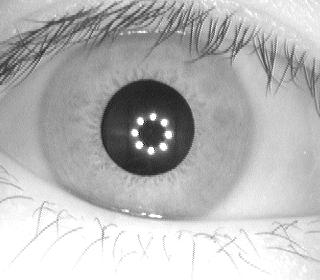
#> input picture images/eyes/S1001R02.jpg, 320 x 280 px, found by its file name
$ python help.py
#> lines starting #> are read from the running program, lines starting #| are printed output that depends on the picture
import cv2
import numpy as np

def draw_circles(storage, output):
    circles = np.asarray(storage)
    for circle in circles[0, :]:
        Radius, x, y = int(circle[2]), int(circle[0]), int(circle[1])
        cv2.circle(output, (x, y), 1, (0, 255, 0), -1, 8, 0)
        cv2.circle(output, (x, y), Radius, (255, 0, 0), 3, 8, 0)

# Use raw string for the file path to avoid issues with backslashes
orig_path = r'C:\Users\Lenovo\Downloads\Iris Recognition\images\eyes\S1001R02.jpg'
orig = cv2.imread(orig_path)
#> orig is the input picture: shape (280, 320, 3); min 19, max 255, mean 182.8
if orig is None:
    raise FileNotFoundError(f"The original image could not be loaded from {orig_path}. Check the file path.")

processed = cv2.imread(orig_path, cv2.IMREAD_GRAYSCALE)
#> processed: shape (280, 320); min 19, max 255, mean 182.8
if processed is None:
    raise FileNotFoundError(f"The grayscale image could not be loaded from {orig_path}. Check the file path.")

# Use Canny, as HoughCircles seems to prefer ring-like circles to filled ones.
processed = cv2.Canny(processed, 5, 70, 3)
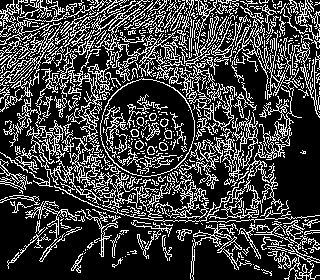
#> processed: shape (280, 320); 25.1% white in thin lines or dots
# Smooth to reduce noise a bit more
processed = cv2.GaussianBlur(processed, (7, 7), 1.5)
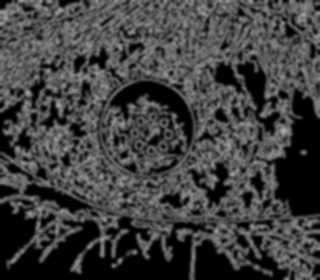
#> processed: shape (280, 320); min 0, max 171, mean 63.9

circles = cv2.HoughCircles(processed, cv2.HOUGH_GRADIENT, 2, 100, param1=30, param2=150, minRadius=60, maxRadius=300)
#> circles = [[187, 111, 104.6], [81, 97, 81], [29, 275, 252.6], [165, 247, 125.2], [269, 259, 224], [293, 135, 122.8], [127, 7, 107.4], [233, 19, 85.4], [7, 167, 96.4]]

if circles is not None:
    draw_circles(circles, orig)
#> the loop in draw_circles, `for circle in circles[0, :]:` made 9 passes
#> (circle, Radius, x, y) on passes 1 to 9: ([187, 111, 104.6], 104, 187, 111), ([81, 97, 81], 81, 81, 97), ([29, 275, 252.6], 252, 29, 275), ([165, 247, 125.2], 125, 165, 247), ([269, 259, 224], 224, 269, 259), ([293, 135, 122.8], 122, 293, 135), ([127, 7, 107.4], 107, 127, 7), ([233, 19, 85.4], 85, 233, 19), ([7, 167, 96.4], 96, 7, 167)
#> after the loop in draw_circles, `for circle in circles[0, :]:`:
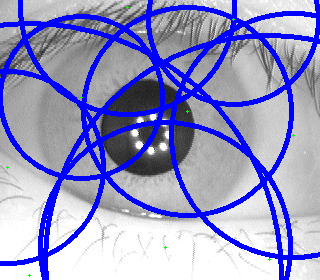
#> output: shape (280, 320, 3); mean B, G, R 199.3, 149.8, 149.6
else:
    print("No circles were found.")

cv2.imshow("Original with Circles", orig)
cv2.waitKey(0)
cv2.destroyAllWindows()

$ run again, with images/eyes/S1001R05.jpg copied over images/eyes/S1001R02.jpg
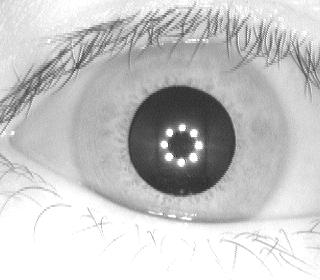
#> input picture images/eyes/S1001R05.jpg, 320 x 280 px, found by its file name
#> orig is the input picture: shape (280, 320, 3); min 33, max 255, mean 197
#> `processed = cv2.GaussianBlur(processed, (7, 7), 1.5)`:
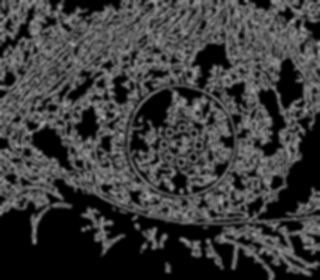
#> processed: shape (280, 320); min 0, max 166, mean 58.4
#> `circles = cv2.HoughCircles(processed, cv2.HOUGH_GRADIENT, 2, 100, para..`: circles = [[159, 117, 98.8], [137, 19, 133.8], [275, 115, 106], [23, 259, 250.4], [147, 233, 111.2], [47, 91, 81], [315, 245, 226.2], [237, 11, 67.8]]
#> the loop in draw_circles, `for circle in circles[0, :]:` made 8 passes
#> (circle, Radius, x, y) on passes 1 to 8: ([159, 117, 98.8], 98, 159, 117), ([137, 19, 133.8], 133, 137, 19), ([275, 115, 106], 106, 275, 115), ([23, 259, 250.4], 250, 23, 259), ([147, 233, 111.2], 111, 147, 233), ([47, 91, 81], 81, 47, 91), ([315, 245, 226.2], 226, 315, 245), ([237, 11, 67.8], 67, 237, 11)
#> after the loop in draw_circles, `for circle in circles[0, :]:`:
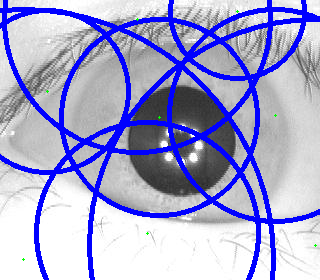
#> output: shape (280, 320, 3); mean B, G, R 208.6, 165.1, 165

$ run again, with images/eyes/S1001R06.jpg copied over images/eyes/S1001R02.jpg
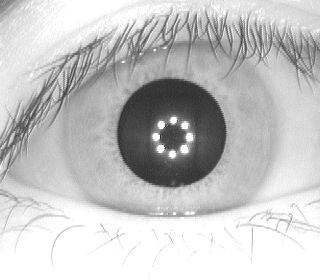
#> input picture images/eyes/S1001R06.jpg, 320 x 280 px, found by its file name
#> orig is the input picture: shape (280, 320, 3); min 38, max 255, mean 196.2
#> `processed = cv2.GaussianBlur(processed, (7, 7), 1.5)`:
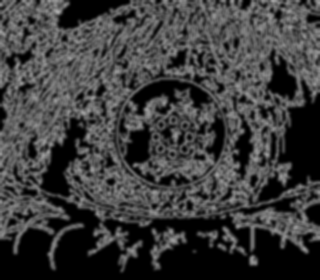
#> processed: shape (280, 320); min 0, max 171, mean 60.4
#> `circles = cv2.HoughCircles(processed, cv2.HOUGH_GRADIENT, 2, 100, para..`: circles = [[127, 141, 99.6], [225, 119, 97.6], [275, 265, 263.6], [141, 5, 125.4], [119, 249, 131.6], [7, 119, 107.4], [17, 251, 140.4], [27, 15, 107.4], [241, 13, 65.6]]
#> the loop in draw_circles, `for circle in circles[0, :]:` made 9 passes
#> (circle, Radius, x, y) on passes 1 to 8: ([127, 141, 99.6], 99, 127, 141), ([225, 119, 97.6], 97, 225, 119), ([275, 265, 263.6], 263, 275, 265), ([141, 5, 125.4], 125, 141, 5), ([119, 249, 131.6], 131, 119, 249), ([7, 119, 107.4], 107, 7, 119), ([17, 251, 140.4], 140, 17, 251), ([27, 15, 107.4], 107, 27, 15)
#> after the loop in draw_circles, `for circle in circles[0, :]:`:
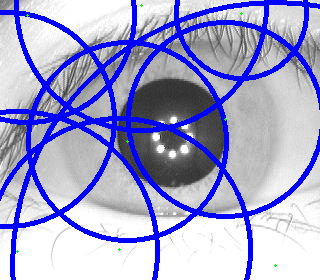
#> output: shape (280, 320, 3); mean B, G, R 209, 162.7, 162.6

$ run again, with images/eyes/S1001R08.jpg copied over images/eyes/S1001R02.jpg
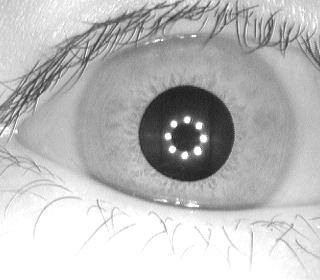
#> input picture images/eyes/S1001R08.jpg, 320 x 280 px, found by its file name
#> orig is the input picture: shape (280, 320, 3); min 21, max 255, mean 187.6
#> `processed = cv2.GaussianBlur(processed, (7, 7), 1.5)`:
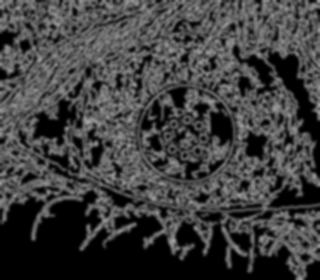
#> processed: shape (280, 320); min 0, max 166, mean 62.5
#> `circles = cv2.HoughCircles(processed, cv2.HOUGH_GRADIENT, 2, 100, para..`: circles = [[211, 111, 105.8], [105, 97, 89.4], [135, 193, 135.6], [41, 257, 250.4], [287, 9, 202], [309, 139, 107.4], [7, 141, 129.4], [297, 259, 213], [185, 3, 93.8], [187, 279, 105.2]]
#> the loop in draw_circles, `for circle in circles[0, :]:` made 10 passes
#> (circle, Radius, x, y) on passes 1 to 8: ([211, 111, 105.8], 105, 211, 111), ([105, 97, 89.4], 89, 105, 97), ([135, 193, 135.6], 135, 135, 193), ([41, 257, 250.4], 250, 41, 257), ([287, 9, 202], 202, 287, 9), ([309, 139, 107.4], 107, 309, 139), ([7, 141, 129.4], 129, 7, 141), ([297, 259, 213], 213, 297, 259)
#> after the loop in draw_circles, `for circle in circles[0, :]:`:
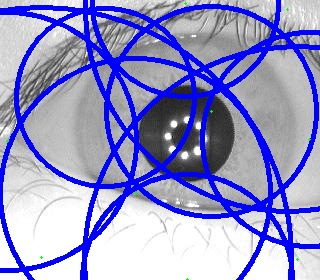
#> output: shape (280, 320, 3); mean B, G, R 204.1, 148.8, 148.7
